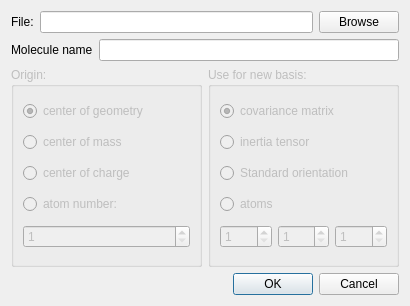
<?xml version="1.0" encoding="UTF-8"?>
<ui version="4.0">
 <class>ImportDialog</class>
 <widget class="QDialog" name="ImportDialog">
  <property name="geometry">
   <rect>
    <x>0</x>
    <y>0</y>
    <width>410</width>
    <height>306</height>
   </rect>
  </property>
  <property name="minimumSize">
   <size>
    <width>410</width>
    <height>306</height>
   </size>
  </property>
  <property name="maximumSize">
   <size>
    <width>410</width>
    <height>306</height>
   </size>
  </property>
  <property name="windowTitle">
   <string>Dialog</string>
  </property>
  <layout class="QHBoxLayout" name="horizontalLayout_2">
   <item>
    <layout class="QVBoxLayout" name="verticalLayout_4">
     <item>
      <layout class="QVBoxLayout" name="verticalLayout_3">
       <item>
        <layout class="QHBoxLayout" name="file">
         <item>
          <widget class="QLabel" name="label">
           <property name="text">
            <string>File:</string>
           </property>
          </widget>
         </item>
         <item>
          <widget class="QLineEdit" name="filename">
           <property name="readOnly">
            <bool>true</bool>
           </property>
          </widget>
         </item>
         <item>
          <widget class="QPushButton" name="filedialog">
           <property name="text">
            <string>Browse</string>
           </property>
          </widget>
         </item>
        </layout>
       </item>
       <item>
        <layout class="QHBoxLayout" name="horizontalLayout">
         <item>
          <widget class="QLabel" name="label_2">
           <property name="text">
            <string>Molecule name</string>
           </property>
          </widget>
         </item>
         <item>
          <widget class="QLineEdit" name="moleculeName"/>
         </item>
        </layout>
       </item>
       <item>
        <layout class="QHBoxLayout" name="settings">
         <item>
          <widget class="QGroupBox" name="origin">
           <property name="enabled">
            <bool>false</bool>
           </property>
           <property name="title">
            <string>Origin:</string>
           </property>
           <layout class="QVBoxLayout" name="verticalLayout">
            <item>
             <widget class="QRadioButton" name="cog">
              <property name="text">
               <string>center of geometry</string>
              </property>
              <property name="checked">
               <bool>true</bool>
              </property>
             </widget>
            </item>
            <item>
             <widget class="QRadioButton" name="com">
              <property name="text">
               <string>center of mass</string>
              </property>
              <property name="checked">
               <bool>false</bool>
              </property>
             </widget>
            </item>
            <item>
             <widget class="QRadioButton" name="coc">
              <property name="text">
               <string>center of charge</string>
              </property>
             </widget>
            </item>
            <item>
             <widget class="QRadioButton" name="coa">
              <property name="text">
               <string>atom number:</string>
              </property>
             </widget>
            </item>
            <item>
             <widget class="QSpinBox" name="an">
              <property name="enabled">
               <bool>false</bool>
              </property>
              <property name="minimum">
               <number>1</number>
              </property>
             </widget>
            </item>
           </layout>
          </widget>
         </item>
         <item>
          <widget class="QGroupBox" name="basis">
           <property name="enabled">
            <bool>false</bool>
           </property>
           <property name="title">
            <string>Use for new basis:</string>
           </property>
           <layout class="QVBoxLayout" name="verticalLayout_2">
            <item>
             <widget class="QRadioButton" name="covar">
              <property name="text">
               <string>covariance matrix</string>
              </property>
              <property name="checked">
               <bool>true</bool>
              </property>
             </widget>
            </item>
            <item>
             <widget class="QRadioButton" name="inert">
              <property name="text">
               <string>inertia tensor</string>
              </property>
              <property name="checked">
               <bool>false</bool>
              </property>
             </widget>
            </item>
            <item>
             <widget class="QRadioButton" name="stdori">
              <property name="text">
               <string>Standard orientation</string>
              </property>
              <property name="checked">
               <bool>false</bool>
              </property>
             </widget>
            </item>
            <item>
             <widget class="QRadioButton" name="atoms">
              <property name="text">
               <string>atoms</string>
              </property>
             </widget>
            </item>
            <item>
             <layout class="QHBoxLayout" name="atom_numbers">
              <item>
               <widget class="QSpinBox" name="atom1">
                <property name="enabled">
                 <bool>false</bool>
                </property>
                <property name="minimum">
                 <number>1</number>
                </property>
                <property name="value">
                 <number>1</number>
                </property>
               </widget>
              </item>
              <item>
               <widget class="QSpinBox" name="atom2">
                <property name="enabled">
                 <bool>false</bool>
                </property>
                <property name="minimum">
                 <number>1</number>
                </property>
               </widget>
              </item>
              <item>
               <widget class="QSpinBox" name="atom3">
                <property name="enabled">
                 <bool>false</bool>
                </property>
                <property name="minimum">
                 <number>1</number>
                </property>
               </widget>
              </item>
             </layout>
            </item>
           </layout>
          </widget>
         </item>
        </layout>
       </item>
      </layout>
     </item>
     <item>
      <widget class="QDialogButtonBox" name="buttonBox">
       <property name="cursor">
        <cursorShape>ArrowCursor</cursorShape>
       </property>
       <property name="autoFillBackground">
        <bool>false</bool>
       </property>
       <property name="orientation">
        <enum>Qt::Horizontal</enum>
       </property>
       <property name="standardButtons">
        <set>QDialogButtonBox::Cancel|QDialogButtonBox::Ok</set>
       </property>
      </widget>
     </item>
    </layout>
   </item>
  </layout>
 </widget>
 <resources/>
 <connections>
  <connection>
   <sender>buttonBox</sender>
   <signal>accepted()</signal>
   <receiver>ImportDialog</receiver>
   <slot>accept()</slot>
   <hints>
    <hint type="sourcelabel">
     <x>248</x>
     <y>254</y>
    </hint>
    <hint type="destinationlabel">
     <x>157</x>
     <y>274</y>
    </hint>
   </hints>
  </connection>
  <connection>
   <sender>buttonBox</sender>
   <signal>rejected()</signal>
   <receiver>ImportDialog</receiver>
   <slot>reject()</slot>
   <hints>
    <hint type="sourcelabel">
     <x>316</x>
     <y>260</y>
    </hint>
    <hint type="destinationlabel">
     <x>286</x>
     <y>274</y>
    </hint>
   </hints>
  </connection>
 </connections>
</ui>
